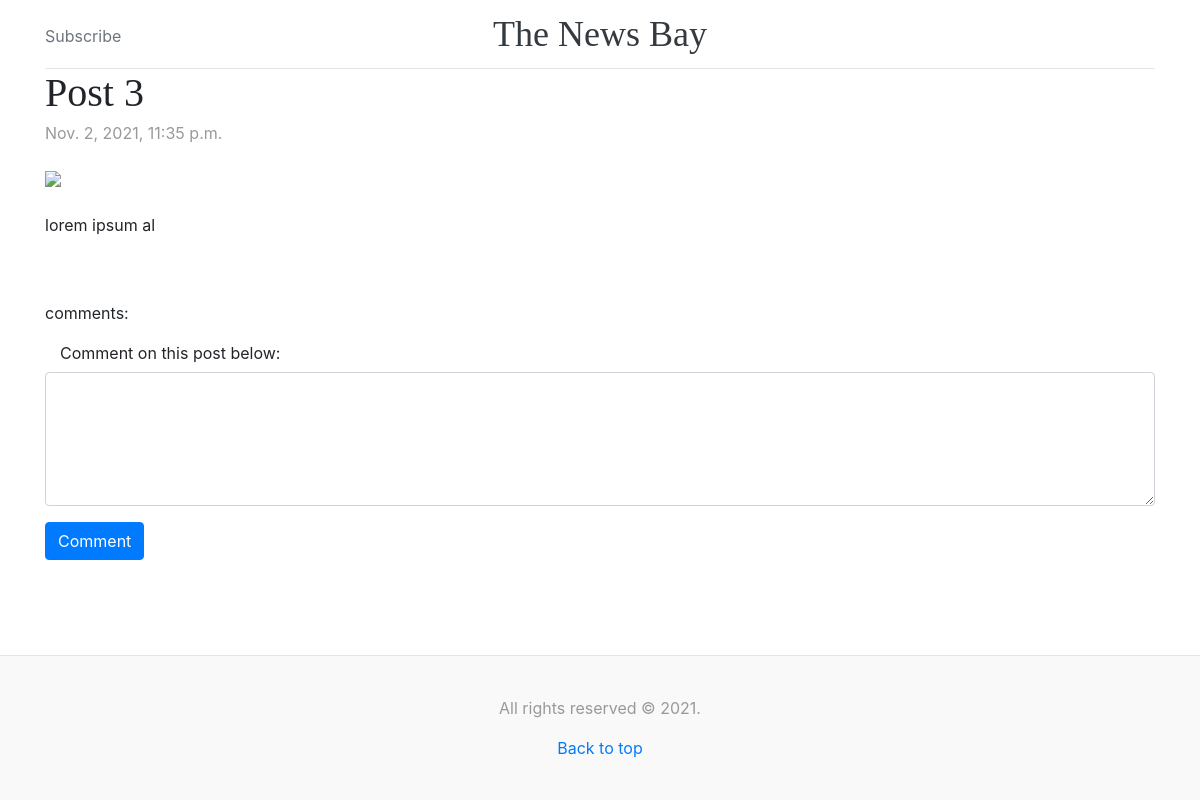
Page /3/ on the earlier database version.
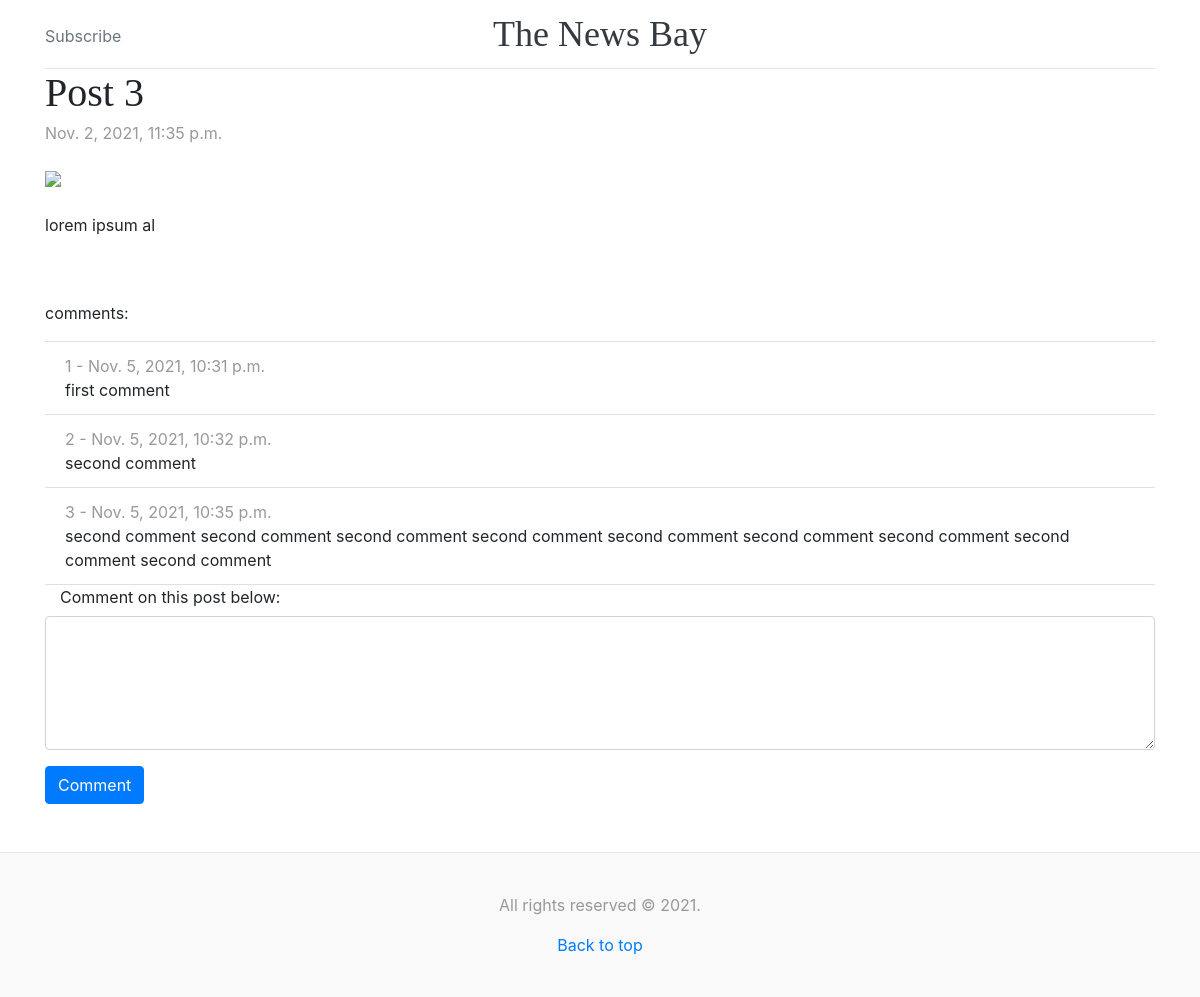
Same page on the later database version.
### blog/models.py (models this page shows, shortened)
class Comment(models.Model):
    entry = models.ForeignKey(Entry, on_delete=models.CASCADE)
    comment_text = models.CharField(max_length=300)
    pub_date = models.DateTimeField('date published')

### blog/views.py (the view)
# urls.py: path('<int:pk>/', views.EntryDetailView.as_view(), name='detail'),
class EntryDetailView(generic.DetailView):
    model = Entry

### blog/templates/blog/entry_detail.html (shortened to what this page needs)
{% extends "blog/base.html" %}
{% load static %}
{% block content %}
    <div class="container">
        <div class="blog-post">
            <h2 class="blog-post-title">{{ entry.entry_title }}</h2>
            <p class="blog-post-meta">{{ entry.pub_date }}</p>
            <img class="img-fluid" src="{% static 'blog/media/3.jpg' %}" width="600"><br><br>
            <p>{{ entry.entry_content }}</p>
        </div>
        <p>comments:</p>
        <ul class="list-group list-group-flush">
            {% for comment in entry.comment_set.all %}
                <li class="list-group-item">
                    <span class="blog-post-meta">{{ forloop.counter }} - {{ comment.pub_date }}</span><br>
                    {{ comment.comment_text }}
                </li>
            {% endfor %}
        </ul>
        <div class="form-group">
            <form action="{% url 'blog:comment' entry.id %}" method="post">
                <fieldset class="form-group">
                    <legend class="col-form-label col-sm-12 pt-0">Comment on this post below:</legend>
                    <textarea class="form-control" name="comment" id="{{ entry.id }}" rows="5" required></textarea>
                </fieldset>
                <input class="btn btn-primary mb-2" type="submit" value="Comment">
            </form>
        </div>
        <br>
    </div>
{% endblock %}

Differences in the rows shown:
added Comment: pub_date "Nov. 5, 2021, 10:31 p.m.", comment_text "first comment"
added Comment: pub_date "Nov. 5, 2021, 10:32 p.m.", comment_text "second comment"
added Comment: pub_date "Nov. 5, 2021, 10:35 p.m.", comment_text "second comment second comment second comment second comment second comment second comment second comment second comment second comment"
